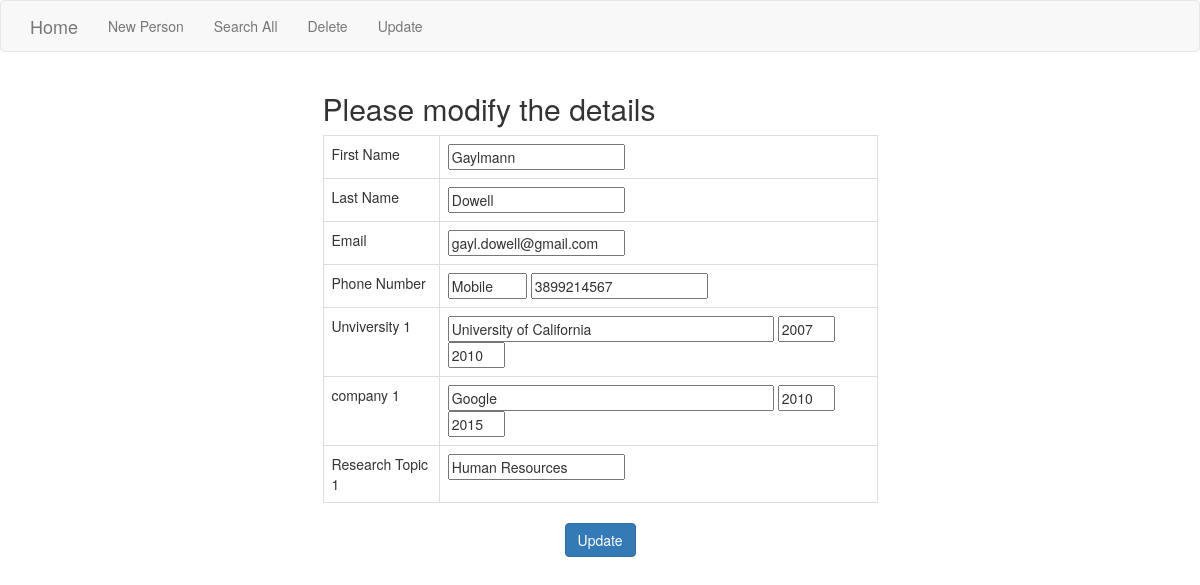
The app's page /update.php?id=19 with its own data.
### tables this page shows
CREATE TABLE `person` (
  `person_id` int(11) NOT NULL AUTO_INCREMENT,
  `first_name` varchar(45) NOT NULL,
  `last_name` varchar(45) NOT NULL,
  `email` varchar(45) NOT NULL,
  PRIMARY KEY (`person_id`)
);

CREATE TABLE `phone` (
  `fk_person_id` int(11) NOT NULL,
  `type` varchar(45) NOT NULL,
  `number` varchar(45) NOT NULL,
  KEY `fk_number_person_idx` (`fk_person_id`),
  CONSTRAINT `fk_number_person` FOREIGN KEY (`fk_person_id`) REFERENCES `person` (`person_id`) ON DELETE CASCADE ON UPDATE CASCADE
);

CREATE TABLE `university` (
  `fk_person_id` int(11) NOT NULL,
  `name` varchar(45) NOT NULL,
  `start` varchar(45) NOT NULL,
  `end` varchar(45) NOT NULL,
  KEY `fk_university_person_idx` (`fk_person_id`),
  CONSTRAINT `fk_university_person` FOREIGN KEY (`fk_person_id`) REFERENCES `person` (`person_id`) ON DELETE CASCADE ON UPDATE CASCADE
);

CREATE TABLE `employment` (
  `fk_person_id` int(11) NOT NULL,
  `name` varchar(45) NOT NULL,
  `start` varchar(45) NOT NULL,
  `end` varchar(45) NOT NULL,
  KEY `fk_employment_person_idx` (`fk_person_id`),
  CONSTRAINT `fk_employment_person` FOREIGN KEY (`fk_person_id`) REFERENCES `person` (`person_id`) ON DELETE CASCADE ON UPDATE CASCADE
);

CREATE TABLE `topic` (
  `fk_person_id` int(11) NOT NULL,
  `name` varchar(45) NOT NULL,
  KEY `fk_topic_person_idx` (`fk_person_id`),
  CONSTRAINT `fk_topic_person` FOREIGN KEY (`fk_person_id`) REFERENCES `person` (`person_id`) ON DELETE CASCADE ON UPDATE CASCADE
);

### update.php (the view, shortened to what this page needs)
<?php include('header.php'); ?>
<div class="container">
<?php
  require "config.php";
  $person_id = $_GET["id"];
      $sql = "select person_id, first_name, last_name, email from person
      WHERE person_id='" .$person_id. "';";
      $temp = 'SET sql_mode = \'\'';
      $conn->query($temp);
      $result = $conn->query($sql);
      $row = $result->fetch_assoc();
      $first_name = $row["first_name"];
      $last_name = $row["last_name"];
      $email = $row["email"];
?>
<div class="row">
  <div class="col-md-6 col-md-offset-3">
    <h2>Please modify the details</h2>
    <form role="form" method="post" action="update_confirmation.php">
      <table class="table table-bordered">
        <tbody>
          <tr>
            <td>First Name</td>
            <td>
              <input type="text" name="first_name" value= "<?php echo $first_name; ?>" />
            </td>
          </tr>
          <tr>
            <td>Last Name</td>
            <td>
              <input type="text" name="last_name" value= "<?php echo $last_name; ?>" />
            </td>
          </tr>
          <tr>
            <td>Email</td>
            <td>
              <input type="text" name="email" value= "<?php echo $email; ?>" />
            </td>
          </tr>
          <?php
          $sql = "select type, number from phone
          WHERE fk_person_id='" .$person_id. "';";
          $temp = 'SET sql_mode = \'\'';
          $conn->query($temp);
          $result = $conn->query($sql);
          $counter = 1;
          while($row = $result->fetch_assoc()) {
            $number = $row["number"];
            $type = $row["type"];
            echo "<tr>
              <td>Phone Number</td>
              <td>
                <input type=\"text\" size=\"7\" name=\"phone_type".$counter."\" value= \"".$type."\" />
                <input type=\"text\" name=\"phone_number".$counter."\" value= \"".$number."\" />
              </td>
            </tr>";
            $counter++;
          }
          ?>
          <?php
          $sql = "select name, start, end from university
          WHERE fk_person_id='" .$person_id. "';";
          $temp = 'SET sql_mode = \'\'';
          $conn->query($temp);
          $result = $conn->query($sql);
          $counter = 1;
          while($row = $result->fetch_assoc()) {
            $name = $row["name"];
            $start = $row["start"];
            $end = $row["end"];
            echo "<tr>
              <td>Unviversity ".$counter."</td>
              <td>
                <input type=\"text\" size=\"40\" name=\"university".$counter."\" value= \"".$name."\" />
                <input type=\"text\" size=\"4\" name=\"university_start".$counter."\" value= \"".$start."\" />
                <input type=\"text\" size=\"4\" name=\"university_end".$counter."\" value= \"".$end."\" />
              </td>
            </tr>";
            $counter++;
          }
          ?>
          <?php
          $sql = "select name, start, end from employment
          WHERE fk_person_id='" .$person_id. "';";
          $temp = 'SET sql_mode = \'\'';
          $conn->query($temp);
          $result = $conn->query($sql);
          $counter = 1;
          while($row = $result->fetch_assoc()) {
            $name = $row["name"];
            $start = $row["start"];
            $end = $row["end"];
            echo "<tr>
              <td>company ".$counter."</td>
              <td>
                <input type=\"text\" size=\"40\" name=\"company".$counter."\" value= \"".$name."\" />
                <input type=\"text\" size=\"4\" name=\"company_start".$counter."\" value= \"".$start."\" />
                <input type=\"text\" size=\"4\" name=\"company_end".$counter."\" value= \"".$end."\" />
              </td>
            </tr>";
            $counter++;
          }
          ?>
          <?php
          $sql = "select name from topic
          WHERE fk_person_id='" .$person_id. "';";
          $temp = 'SET sql_mode = \'\'';
          $conn->query($temp);
          $result = $conn->query($sql);
          $counter = 1;
          while($row = $result->fetch_assoc()) {
            $name = $row["name"];
            echo "<tr>
              <td>Research Topic ".$counter."</td>
              <td>
                <input type=\"text\" name=\"topic".$counter."\" value= \"".$name."\" />
              </td>
            </tr>";
            $counter++;
          }
          ?>
        </tbody>
      </table>
      <center><input id="submit" name="submit" type="submit" value="Update" class="btn btn-primary"/><center>
      </form>
    </div>
</div>
</div>

### records on screen
person: first_name "Gaylmann", last_name "Dowell", email "gayl.dowell@gmail.com"
phone: phone_type1 "Mobile", phone_number1 "3899214567"
university: university1 "University of California", university_start1 "2007", university_end1 "2010"
employment: company1 "Google", company_start1 "2010", company_end1 "2015"
topic: topic1 "Human Resources"
